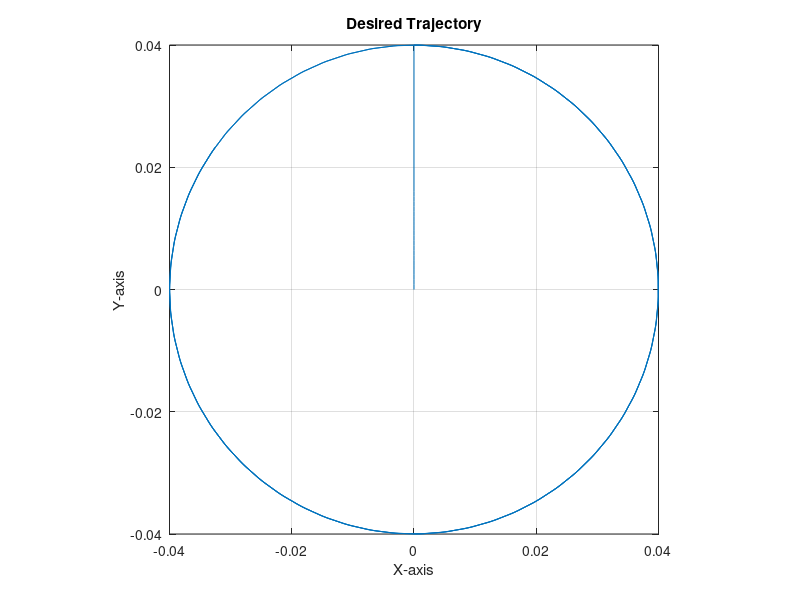

The MATLAB source for this figure: (Note: this script raises an error after producing the figure.)
%% 
% suppressing all warnings
clc
clear all
id='MATLAB:plot:IgnoreImaginaryXYPart';
warning('off',id)

%%
timestep=.1;
simspan1=0:.1:2;
simspan2=2.1:.1:20;
simspan=[simspan1 simspan2];% Simulation Span
init=[0;0;0;0];% Initial Condition
amplitude=.04;% Radius of the circle
xerrorint = 0;
yerrorint = 0;
%%
% Designing desired trajectory
desiredx1=zeros(1,size(simspan1,2));
desiredx2=amplitude*sin(simspan2-2.1);
desiredx=[desiredx1 desiredx2];

desiredy1=(amplitude/5)*simspan1;
desiredy2=amplitude*cos(simspan2-2.1);
desiredy=[desiredy1 desiredy2];
desiredvx=gradient(desiredx)/timestep;
desiredvy=gradient(desiredy)/timestep;

desired=[desiredx;desiredvx;desiredy;desiredvy;gradient(desiredvx)/timestep;gradient(desiredvy)/timestep];
figure(1)
plot(desiredx,desiredy);
title('Desired Trajectory')
axis('square')
xlabel('X-axis')
ylabel('Y-axis')
grid on

%%
%Starting Simulation
clc
opt=odeset('RelTol',1e-2,'AbsTol',1e-2);
[t,x]=ode45(@(t,x) ballplatePID(t,x,desired,simspan,xerrorint,yerrorint),simspan,init,opt);
%%
%% Getting Control inputs
clc
uinstx=zeros(1,numel(t));
uinsty=uinstx;
for ii=1:numel(t)
    
    [~,uinstx(ii),uinsty(ii),xerrorint,yerrorint]=ballplatePID(t(ii),x(ii,:),desired,simspan,xerrorint,yerrorint);
end

%%
figure(2)
plot(x(:,1),x(:,3),'-.')
hold on
plot(desiredx,desiredy,'--')
title('Performance evaluation between desired and actual trajectory')
axis('square')
xlabel('X-axis')
h_xlabel = get(gca,'XLabel')
set(h_xlabel,'FontSize',20);
ylabel('Y-axis')
h_ylabel = get(gca,'YLabel')
set(h_ylabel,'FontSize',20);
set(gca,'FontSize',12)
legend('Actual trajectory','Desired Trajectory')
grid on
%%
figure(3)
plot(t,rad2deg(uinsty),t,rad2deg(uinstx))
title('Plate angles')
axis('square')
xlabel('time in secs')
h_xlabel = get(gca,'XLabel')
set(h_xlabel,'FontSize',20);
ylabel('Angle in degrees')
h_ylabel = get(gca,'YLabel')
set(h_ylabel,'FontSize',20);
set(gca,'FontSize',12)
legend('Angle in y','Angle in x')


